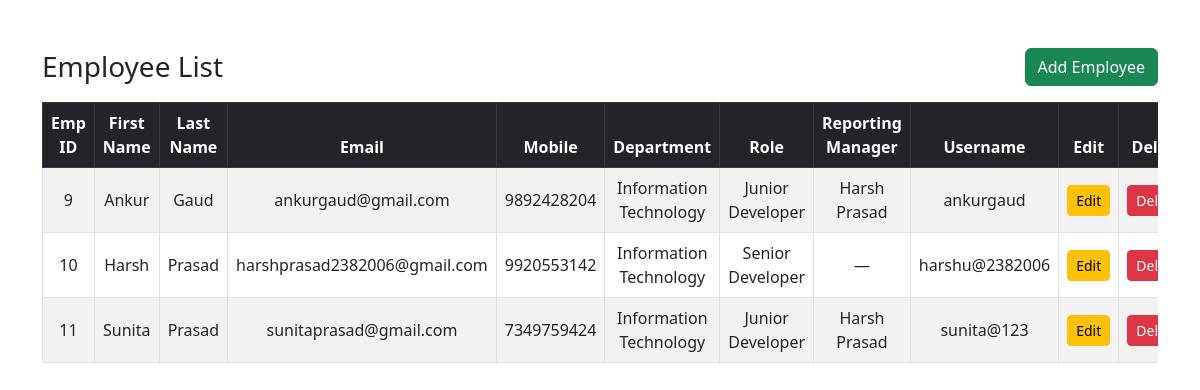
The page / on the database its author committed.
### app1/models.py (models this page shows, shortened)
class Employee(models.Model):
    employee_id = models.AutoField(primary_key=True)
    first_name = models.CharField(max_length=100)
    last_name = models.CharField(max_length=100)
    username = models.CharField(max_length=100, unique=True)
    password = models.CharField(max_length=100)
    email = models.CharField(max_length=100)
    mobile = models.CharField(max_length=100)
    dept = models.ForeignKey(Department, on_delete=models.SET_NULL, null=True, related_name='employees')
    role = models.ForeignKey(Role, on_delete=models.SET_NULL, null=True, related_name='employees')
    reporting_manager = models.ForeignKey('self', on_delete=models.SET_NULL, null=True, blank=True, related_name='reportees')
    date_of_joining = models.DateField()
    created_at = models.DateTimeField(auto_now_add=True)
    updated_at = models.DateTimeField(auto_now=True)

class Department(models.Model):
    dept_id = models.AutoField(primary_key=True)
    dept_name = models.CharField(max_length=100)

class Role(models.Model):
    role_id = models.AutoField(primary_key=True)
    role_name = models.CharField(max_length=100)

### app1/views.py (the view)
# urls.py: path('',views.index,name='index'),
def index(request):
    role = Role.objects.all()
    department = Department.objects.all()
    employee = Employee.objects.all()
    context = {
        'roles':role,
        'departments':department,
        'employees':employee
    }
    return render(request,'index.html',context)

### templates/index.html (shortened to what this page needs)
{% load static %}
<!DOCTYPE html>
<html lang="en">
<head>
    <link href="https://cdn.jsdelivr.net/npm/bootstrap@5.3.0/dist/css/bootstrap.min.css" rel="stylesheet">
</head>
<body>
    <div class="container mt-5">
        <div class="row mb-3">
            <div class="col-12 d-flex justify-content-between align-items-center flex-wrap">
                <h3 class="mb-2 mb-md-0">Employee List</h3>
                <a href="{% url "add-employee" %}" class="btn btn-success">Add Employee</a>
            </div>
        </div>
        <div class="table-responsive">
            <table class="table table-bordered table-striped align-middle text-center">
                <thead class="table-dark">
                    <tr>
                        <th>Emp ID</th>
                        <th>First Name</th>
                        <th>Last Name</th>
                        <th>Email</th>
                        <th>Mobile</th>
                        <th>Department</th>
                        <th>Role</th>
                        <th>Reporting Manager</th>
                        <th>Username</th>
                        <th>Edit</th>
                        <th>Delete</th>
                    </tr>
                </thead>
                <tbody>
                    {% for emp in employees %}
                    <tr>
                        <td>{{ emp.employee_id }}</td>
                        <td>{{ emp.first_name }}</td>
                        <td>{{ emp.last_name }}</td>
                        <td>{{ emp.email }}</td>
                        <td>{{ emp.mobile }}</td>
                        <td>{{ emp.dept.dept_name|title }}</td>
                        <td>{{ emp.role.role_name|title }}</td>
                        <td>
                            {% if emp.reporting_manager %}
                            {{ emp.reporting_manager.first_name }} {{ emp.reporting_manager.last_name }}
                            {% else %}
                            —
                            {% endif %}
                        </td>
                        <td>{{ emp.username }}</td>
                        <td>
                            <a href="{% url 'update-employee' emp.employee_id %}"
                                class="btn btn-warning btn-sm">Edit</a>
                        </td>
                        <td>
                            <a href="{% url 'delete-employee' emp.employee_id %}"
                                onclick="return confirm('Warning: Are you sure you want to delete the employee?');"
                                class="btn btn-danger btn-sm">Delete</a>
                        </td>
                    </tr>
                    {% empty %}
                    <tr>
                        <td colspan="12">No employees found.</td>
                    </tr>
                    {% endfor %}
                </tbody>
            </table>
        </div>
    </div>
</body>
</html>

### rows shown on the page
Employee: employee_id "9", first_name "Ankur", last_name "Gaud", email "ankurgaud@gmail.com", mobile "9892428204", dept.dept_name "Information Technology", role.role_name "Junior Developer", reporting_manager.first_name "Harsh", reporting_manager.last_name "Prasad", username "ankurgaud"
Employee: employee_id "10", first_name "Harsh", last_name "Prasad", email "harshprasad2382006@gmail.com", mobile "9920553142", dept.dept_name "Information Technology", role.role_name "Senior Developer", username "harshu@2382006"
Employee: employee_id "11", first_name "Sunita", last_name "Prasad", email "sunitaprasad@gmail.com", mobile "7349759424", dept.dept_name "Information Technology", role.role_name "Junior Developer", reporting_manager.first_name "Harsh", reporting_manager.last_name "Prasad", username "sunita@123"
